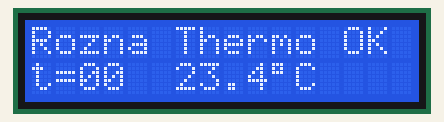
Recording of a sketch running on a simulated Arduino Uno, built with avr-gcc and run on an emulated ATmega328P. On the bench: 16×2 character LCD. What the sketch prints to the serial monitor is not drawn.

Above: at 0.1 s.
At 4.1 s:
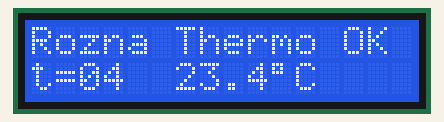
At 9.2 s:
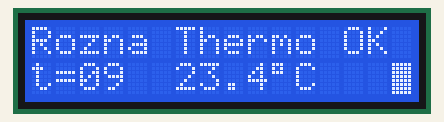
At 18.2 s:
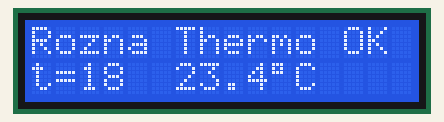
At 27.2 s:
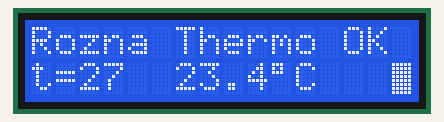
At 37.2 s:
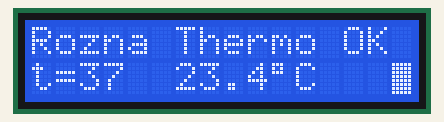

Measured:
- what the display in image 1 shows lasts 1.0 s, from 4.1 s to 5.1 s

The sketch:

diag_02_lcd.ino
```cpp
/*
 * diag_02_lcd  --  Stage A bring-up #2 (Rozna Arduino Thermometer)
 *
 * Goal: verify the 16x2 HD44780 LCD wiring + contrast, in 4-bit mode, using
 * the exact pin map from the original sketch.
 *
 * Wiring (matches original  LiquidCrystal lcd(7,6,5,4,3,2) ):
 *   LCD RS -> D7      LCD E  -> D6
 *   LCD D4 -> D5      LCD D5 -> D4
 *   LCD D6 -> D3      LCD D7 -> D2
 *   LCD RW -> GND
 *   LCD VSS-> GND     LCD VDD -> 5V
 *   LCD V0 -> wiper of the contrast potentiometer (pot ends to 5V and GND)
 *   LCD A  -> 5V (through ~220R)   LCD K -> GND     (backlight)
 *
 * Serial: 9600 baud.
 *
 * ---- PASS looks like ----
 *   - Row 0: "Rozna Thermo OK"
 *   - Row 1: "t=NN  23.4{deg}C" with NN counting up, and a block in the last
 *     column that toggles every second (proves the panel is refreshing).
 *   - Serial prints "LCD refresh #N".
 *
 * ---- If it FAILS ----
 *   - Backlight on but blank / faint: turn the contrast pot until text is
 *     crisp. This is the #1 cause and is NOT a wiring fault.
 *   - One row of solid bright blocks, no text: contrast too high OR the panel
 *     never got initialised -- check E (D6) and RS (D7), and RW must be GND.
 *   - Garbage characters: a data line (D2..D5) is swapped or loose.
 */

#include <LiquidCrystal.h>

// RS, E, D4, D5, D6, D7
LiquidCrystal lcd(7, 6, 5, 4, 3, 2);

void setup() {
  Serial.begin(9600);
  unsigned long t0 = millis();
  while (!Serial && millis() - t0 < 3000) { }
  Serial.println(F("=== diag_02_lcd ==="));
  Serial.println(F("If LCD is blank or shows blocks: adjust the contrast pot."));

  lcd.begin(16, 2);
  lcd.clear();
  lcd.setCursor(0, 0);
  lcd.print(F("Rozna Thermo OK"));
}

byte n = 0;

void loop() {
  lcd.setCursor(0, 1);
  lcd.print(F("t="));
  if (n < 10) lcd.print('0');
  lcd.print(n);
  lcd.print(F("  23.4"));
  lcd.write((uint8_t)223);   // degree symbol, same glyph the app uses
  lcd.print(F("C  "));

  // Walking block in the last cell so a refresh is obvious.
  lcd.setCursor(15, 1);
  lcd.write((n % 2) ? (uint8_t)0xFF : (uint8_t)' ');

  Serial.print(F("LCD refresh #"));
  Serial.println(n);
  n++;
  delay(1000);
}
```
